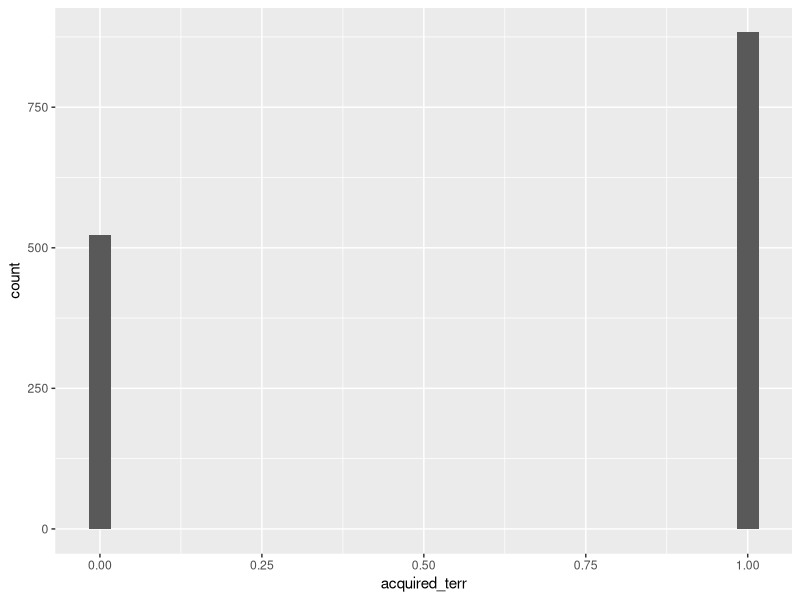
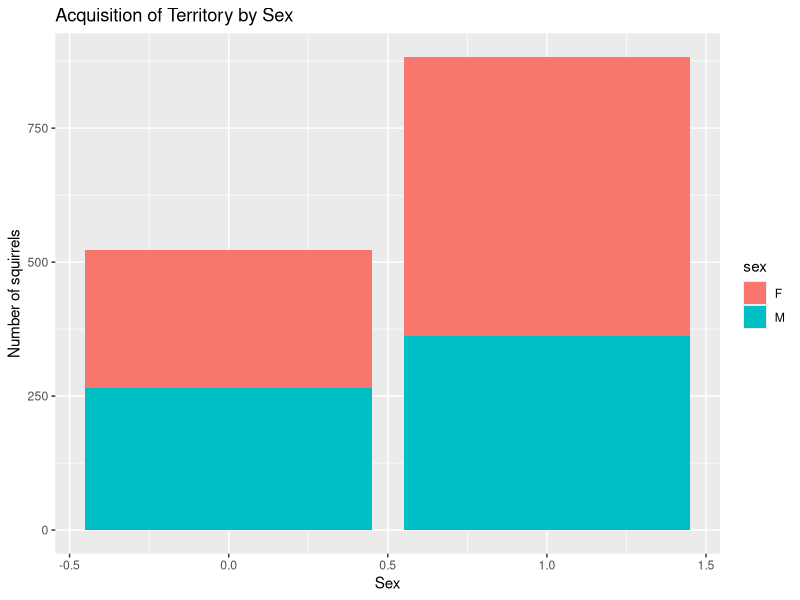
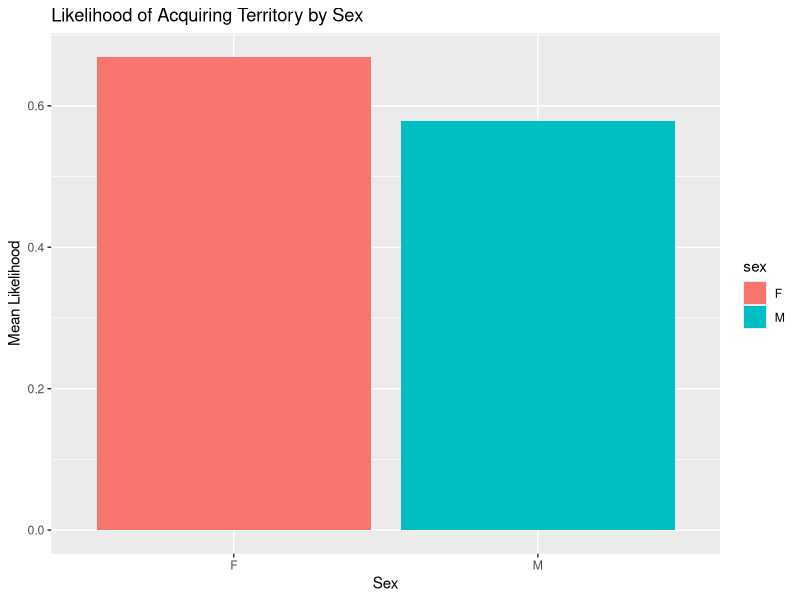
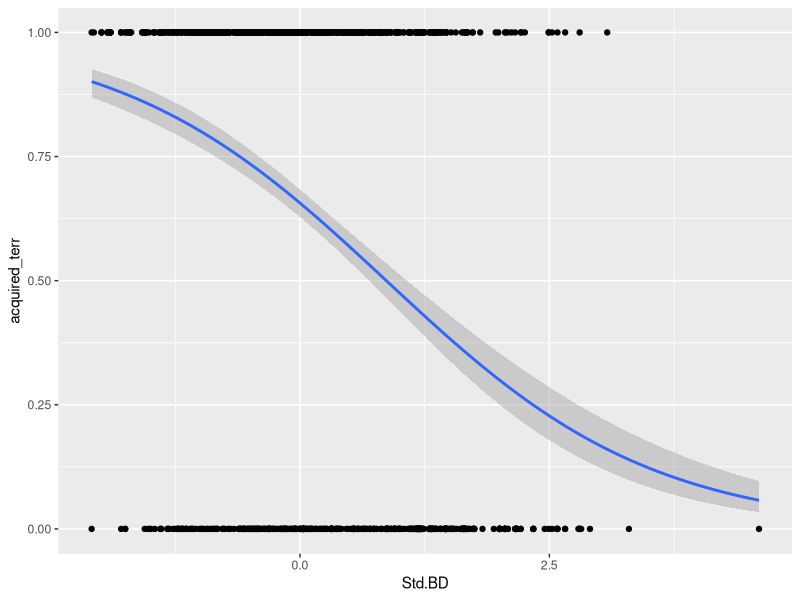
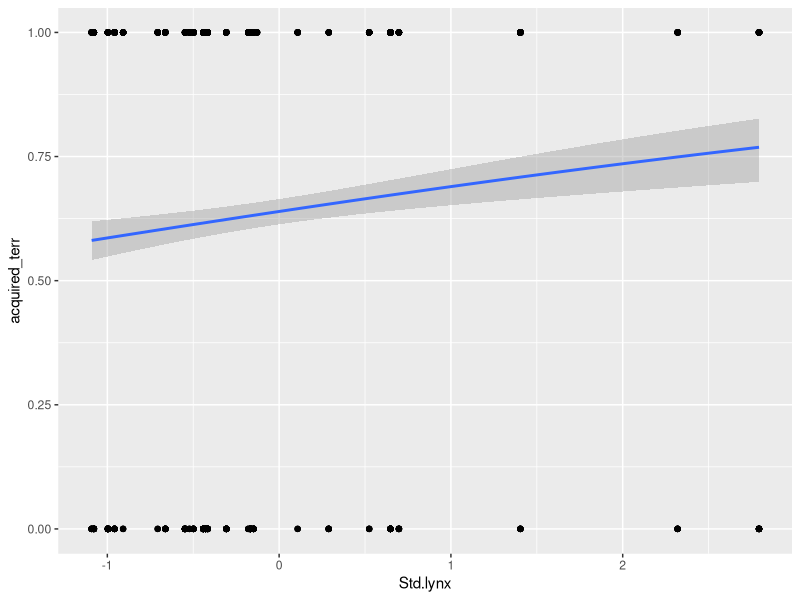
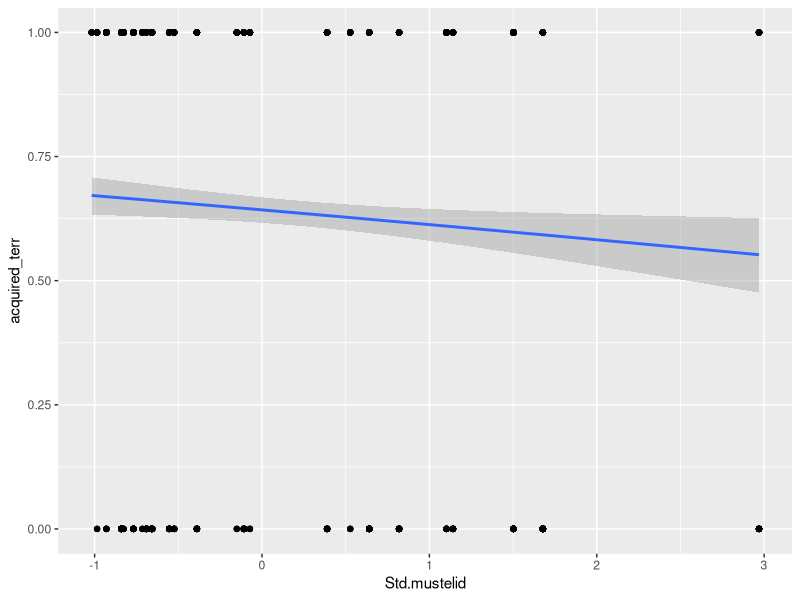
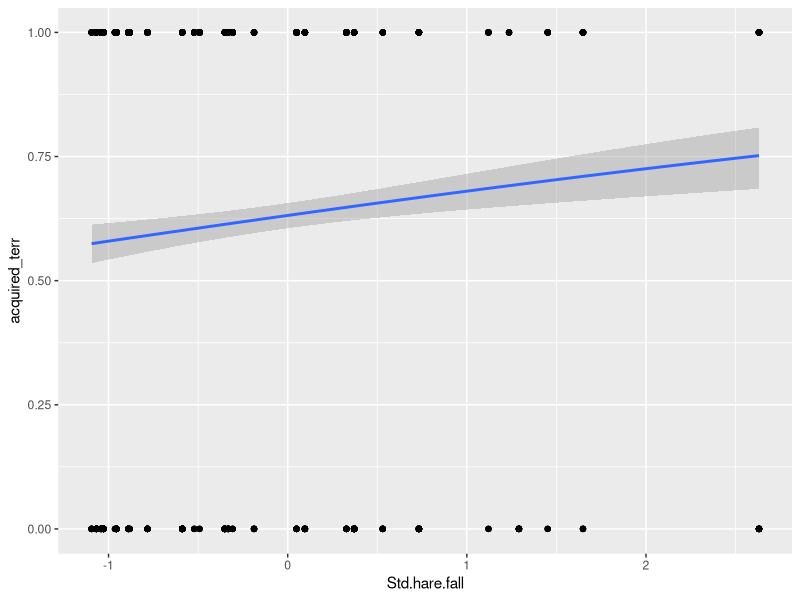
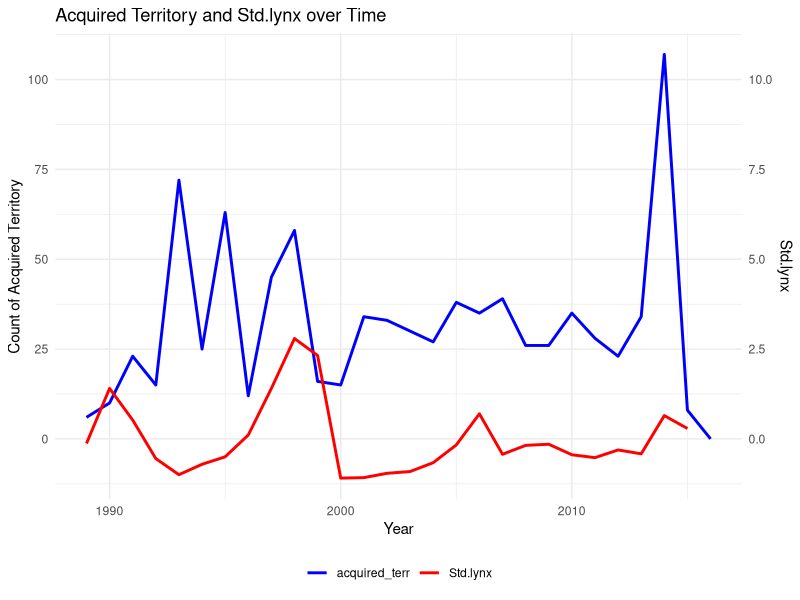

Generate these figures, in order, with R:
## ---- chunk 1
library(tidyverse)
library(lme4)
library(ggplot2)
## ---- chunk 2
juveniles <- read_csv("autumn_juveniles.csv")

head(juveniles)
## ---- chunk 3
juveniles_data <- juveniles %>% mutate(acquired_terr = case_when(owner == "acquired territory" ~ 1, TRUE ~ 0) )
head(juveniles_data)
## ---- chunk 4
# Logistic regression for Prediction 1
model_sex <- glm(acquired_terr ~ sex, 
                 family = "binomial", 
                 data = juveniles_data)
summary(model_sex)
## ---- chunk 5
# Visualize the likelihood of territory acquisition by sex

juveniles_data %>%
  ggplot() +
  geom_histogram(aes(x = acquired_terr, y =..count..))

juveniles_data %>%
  group_by(sex) %>%
  ggplot(aes(x = acquired_terr, fill = sex)) + 
  geom_bar() +
    labs(title = "Acquisition of Territory by Sex",
       x = "Sex",
       y = "Number of squirrels")

juveniles_data %>%
  group_by(sex) %>%
  summarise(mean_likelihood = mean(acquired_terr)) %>%
  ggplot(aes(x = sex, y = mean_likelihood, fill = sex)) +
  geom_bar(stat = "identity") +
    labs(title = "Likelihood of Acquiring Territory by Sex",
       x = "Sex",
       y = "Mean Likelihood")
## ---- chunk 6
# Logistic regression for Prediction 2 with multiple predictors
model_full <- glm(acquired_terr ~ sex + Std.BD + Std.growth + Std.lynx + 
                    Std.hare.fall + Std.mustelid + Std.Cleth + z.density + 
                    z.cones + z.temp, 
                  family = "binomial", 
                  data = juveniles_data)
summary(model_full)

## ---- chunk 7
# Model for Std.BD
model_StdBD <- glm(acquired_terr ~ Std.BD, family = "binomial", data = juveniles_data)

# Model for Std.growth
model_Stdgrowth <- glm(acquired_terr ~ Std.growth, family = "binomial", data = juveniles_data)

# Model for Std.lynx
model_lynx <- glm(acquired_terr ~ Std.lynx, family = "binomial", data = juveniles_data)

# Model for Std.hare.fall
model_harefall <- glm(acquired_terr ~ Std.hare.fall, family = "binomial", data = juveniles_data)

# Model for Std.mustelid
model_mustelid <- glm(acquired_terr ~ Std.mustelid, family = "binomial", data = juveniles_data)

# Model for Std.Cleth
model_Cleth <- glm(acquired_terr ~ Std.Cleth, family = "binomial", data = juveniles_data)

# Model for z.density
model_density <- glm(acquired_terr ~ z.density, family = "binomial", data = juveniles_data)

# Model for z.cones
model_cones <- glm(acquired_terr ~ z.cones, family = "binomial", data = juveniles_data)

# Model for z.temp
model_temp <- glm(acquired_terr ~ z.temp, family = "binomial", data = juveniles_data)

# Compute AIC values for each model manually
aic_values <- data.frame(
  Model = c("Full model", "sex", "Std.BD", "Std.growth", "Std.lynx", "Std.hare.fall", "Std.mustelid", "Std.Cleth", "z.density", "z.cones", "z.temp"),
  AIC = c(
    AIC(model_full),
    AIC(model_sex),
    AIC(model_StdBD),
    AIC(model_Stdgrowth),
    AIC(model_lynx),
    AIC(model_harefall),
    AIC(model_mustelid),
    AIC(model_Cleth),
    AIC(model_density),    
    AIC(model_cones),
    AIC(model_temp)
  )
)


# Sort by AIC in ascending order
aic_values <- aic_values[order(aic_values$AIC), ]

aic_values
## ---- chunk 8
juveniles_data |>
  ggplot(aes(x = Std.BD, y = acquired_terr)) + 
  geom_point() +
  geom_smooth(method = "glm", 
              method.args = list(family = "binomial")
              )
## ---- chunk 9
juveniles_data |>
  ggplot(aes(x = Std.lynx, y = acquired_terr)) + 
  geom_point() +
  geom_smooth(method = "glm", 
              method.args = list(family = "binomial")
              )
## ---- chunk 10
juveniles_data |>
  ggplot(aes(x = Std.mustelid, y = acquired_terr)) + 
  geom_point() +
  geom_smooth(method = "glm", 
              method.args = list(family = "binomial")
              )
## ---- chunk 11
juveniles_data |>
  ggplot(aes(x = Std.hare.fall, y = acquired_terr)) + 
  geom_point() +
  geom_smooth(method = "glm", 
              method.args = list(family = "binomial")
              )
## ---- chunk 12
model_combine_effects <- glm(acquired_terr ~ Std.mustelid * Std.lynx * Std.hare.fall, 
                             family = "binomial", data = juveniles_data)
summary(model_combine_effects)
## ---- chunk 13
# Create a new data frame summarizing the count of acquired_terr == 1 by year
yearly_count <- juveniles_data %>%
  group_by(year) %>%
  summarise(count_acquired_terr = sum(acquired_terr == 1))

# Plot for Acquired Territory and Std.lynx over Time
ggplot(juveniles_data, aes(x = year)) +
  geom_line(data = yearly_count, aes(y = count_acquired_terr, color = "acquired_terr"), size = 1) +
  geom_line(aes(y = Std.lynx * 10, color = "Std.lynx"), size = 1) + # Scaling Std.lynx
  labs(title = "Acquired Territory and Std.lynx over Time",
       x = "Year",
       y = "Count of Acquired Territory") +
  scale_color_manual(values = c("acquired_terr" = "blue", "Std.lynx" = "red")) +
  scale_y_continuous(name = "Count of Acquired Territory",
                     sec.axis = sec_axis(~./10, name = "Std.lynx")) + # Secondary axis for Std.lynx
  theme_minimal() +
  theme(legend.title = element_blank()) +
  theme(legend.position = "bottom")

# Plot for Acquired Territory and Std.hare.fall over Time
ggplot(juveniles_data, aes(x = year)) +
  geom_line(data = yearly_count, aes(y = count_acquired_terr, color = "acquired_terr"), size = 1) +
  geom_line(aes(y = Std.hare.fall * 10, color = "Std.hare.fall"), size = 1) + # Scaling Std.hare.fall
  labs(title = "Acquired Territory and Std.hare.fall over Time",
       x = "Year",
       y = "Count of Acquired Territory") +
  scale_color_manual(values = c("acquired_terr" = "blue", "Std.hare.fall" = "red")) +
  scale_y_continuous(name = "Count of Acquired Territory",
                     sec.axis = sec_axis(~./10, name = "Std.hare.fall")) + # Secondary axis for Std.hare.fall
  theme_minimal() +
  theme(legend.title = element_blank()) +
  theme(legend.position = "bottom")

# Plot for Acquired Territory and Std.mustelid over Time
ggplot(juveniles_data, aes(x = year)) +
  geom_line(data = yearly_count, aes(y = count_acquired_terr, color = "acquired_terr"), size = 1) +
  geom_line(aes(y = Std.mustelid * 10, color = "Std.mustelid"), size = 1) + # Scaling Std.mustelid
  labs(title = "Acquired Territory and Std.mustelid over Time",
       x = "Year",
       y = "Count of Acquired Territory") +
  scale_color_manual(values = c("acquired_terr" = "blue", "Std.mustelid" = "red")) +
  scale_y_continuous(name = "Count of Acquired Territory",
                     sec.axis = sec_axis(~./10, name = "Std.mustelid")) + # Secondary axis for Std.mustelid
  theme_minimal() +
  theme(legend.title = element_blank()) +
  theme(legend.position = "bottom")

